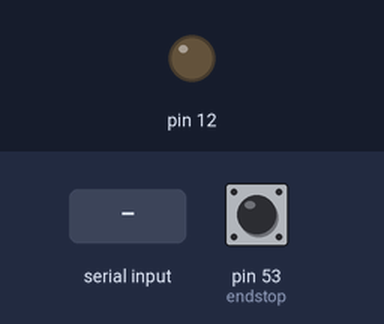
The sketch below on a simulated Arduino Mega 2560, built with avr-gcc and run on an emulated ATmega2560. Parts: output pins drawn as LEDs (lit = HIGH). The test bench sets the inputs (shaded band); at power-on: pin 53 (endstop) LOW.

Above: at 1.2 s.
1.3 s: "H" received over Serial
At 2.5 s:
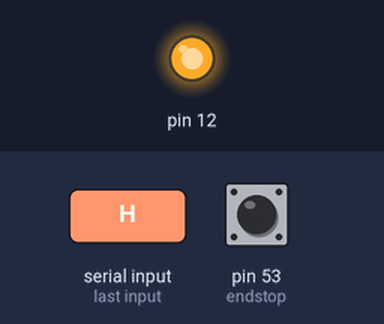
Timing chart, 0 to 5.8 s (numbered marks = the images above; inputs shaded):
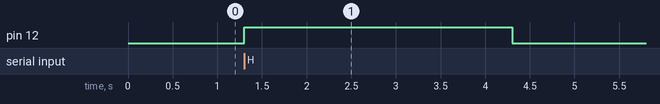

Measured:
- after the input at 1.3 s, pin 12: LOW → HIGH at once, → LOW 3.0 s later

The sketch:

comed.ino
```cpp
int endstop = 53;

void setup() {
pinMode(12, OUTPUT);
pinMode(endstop, INPUT);
digitalWrite(12,LOW);

Serial.begin(9600);

}
void loop () {
if (Serial.available()) {
char c = Serial.read();
if (c == 'H') {
  digitalWrite(12, HIGH);
  delay(3000);

 /* if (digitalRead(endstop)==LOW){
    digitalWrite(12, LOW);
    delay(1000);
  }
*/
 while (digitalRead(endstop)==HIGH){
    delay(5);
  }
  digitalWrite(12, LOW);
    delay(1000);


}
}
}
```
